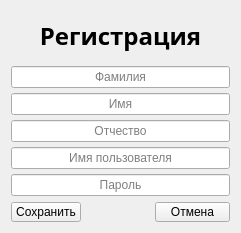
<?xml version="1.0" encoding="UTF-8"?>
<ui version="4.0">
 <class>Form</class>
 <widget class="QWidget" name="Form">
  <property name="geometry">
   <rect>
    <x>0</x>
    <y>0</y>
    <width>241</width>
    <height>233</height>
   </rect>
  </property>
  <property name="minimumSize">
   <size>
    <width>241</width>
    <height>233</height>
   </size>
  </property>
  <property name="maximumSize">
   <size>
    <width>241</width>
    <height>233</height>
   </size>
  </property>
  <property name="windowTitle">
   <string>Form</string>
  </property>
  <layout class="QGridLayout" name="gridLayout">
   <item row="0" column="0">
    <layout class="QVBoxLayout" name="verticalLayout_4">
     <item>
      <layout class="QVBoxLayout" name="verticalLayout_3">
       <item>
        <widget class="QLabel" name="label">
         <property name="font">
          <font>
           <family>Segoe UI Black</family>
           <pointsize>18</pointsize>
           <weight>75</weight>
           <bold>true</bold>
          </font>
         </property>
         <property name="text">
          <string>Регистрация</string>
         </property>
         <property name="alignment">
          <set>Qt::AlignCenter</set>
         </property>
        </widget>
       </item>
       <item>
        <layout class="QVBoxLayout" name="verticalLayout_2">
         <item>
          <layout class="QVBoxLayout" name="verticalLayout">
           <property name="spacing">
            <number>5</number>
           </property>
           <item>
            <widget class="QLineEdit" name="surnameTb">
             <property name="alignment">
              <set>Qt::AlignCenter</set>
             </property>
             <property name="placeholderText">
              <string>Фамилия</string>
             </property>
            </widget>
           </item>
           <item>
            <widget class="QLineEdit" name="nameTb">
             <property name="alignment">
              <set>Qt::AlignCenter</set>
             </property>
             <property name="placeholderText">
              <string>Имя</string>
             </property>
            </widget>
           </item>
           <item>
            <widget class="QLineEdit" name="patronymicTb">
             <property name="alignment">
              <set>Qt::AlignCenter</set>
             </property>
             <property name="placeholderText">
              <string>Отчество</string>
             </property>
            </widget>
           </item>
           <item>
            <widget class="QLineEdit" name="regLoginTb">
             <property name="alignment">
              <set>Qt::AlignCenter</set>
             </property>
             <property name="placeholderText">
              <string>Имя пользователя</string>
             </property>
            </widget>
           </item>
           <item>
            <widget class="QLineEdit" name="regPasswordTb">
             <property name="text">
              <string/>
             </property>
             <property name="echoMode">
              <enum>QLineEdit::Password</enum>
             </property>
             <property name="alignment">
              <set>Qt::AlignCenter</set>
             </property>
             <property name="placeholderText">
              <string>Пароль</string>
             </property>
            </widget>
           </item>
          </layout>
         </item>
         <item>
          <layout class="QHBoxLayout" name="horizontalLayout">
           <property name="spacing">
            <number>10</number>
           </property>
           <item alignment="Qt::AlignLeft|Qt::AlignTop">
            <widget class="QPushButton" name="signUpBtn">
             <property name="minimumSize">
              <size>
               <width>60</width>
               <height>20</height>
              </size>
             </property>
             <property name="maximumSize">
              <size>
               <width>70</width>
               <height>20</height>
              </size>
             </property>
             <property name="text">
              <string>Сохранить</string>
             </property>
            </widget>
           </item>
           <item alignment="Qt::AlignRight">
            <widget class="QPushButton" name="cancelBtn">
             <property name="minimumSize">
              <size>
               <width>75</width>
               <height>20</height>
              </size>
             </property>
             <property name="maximumSize">
              <size>
               <width>75</width>
               <height>20</height>
              </size>
             </property>
             <property name="text">
              <string>Отмена</string>
             </property>
            </widget>
           </item>
          </layout>
         </item>
        </layout>
       </item>
      </layout>
     </item>
    </layout>
   </item>
  </layout>
 </widget>
 <resources/>
 <connections/>
</ui>
